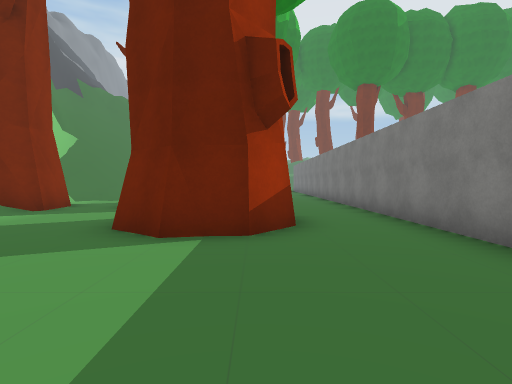
View 1 (above)

18 first-person views from a walk through a 3-D level made in the Unity game engine. The camera is 1.4 m above the floor, tilts 2° down and sees 80° across. The floor is counted in squares, 2 m on a side. Each view is taken from the middle of a square. On the plan, view 1 faces up. The plan holds only what a view shows up to about 10 squares ahead; the rest is blank. The place goes on beyond the plan. The player is left out. Some surface patterns are stand-ins.

View 2
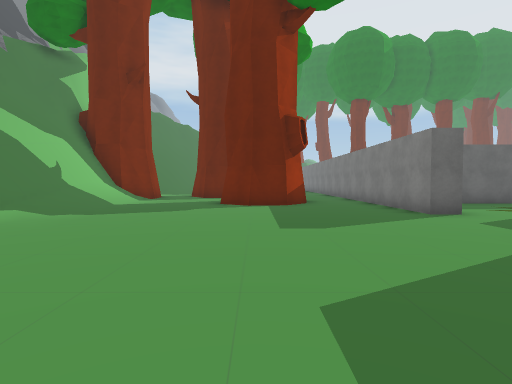

View 3
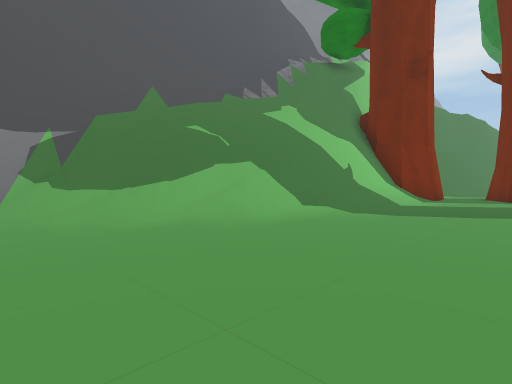

View 4
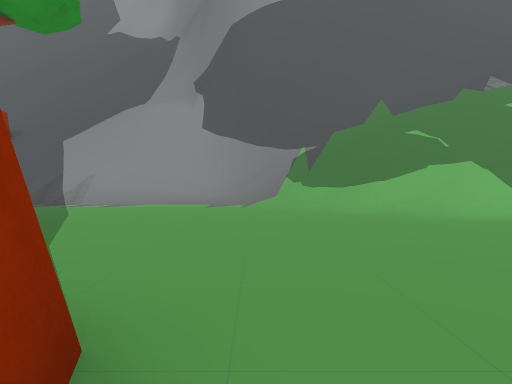

View 5
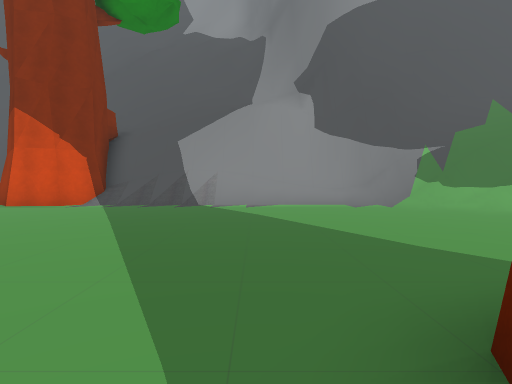

View 6
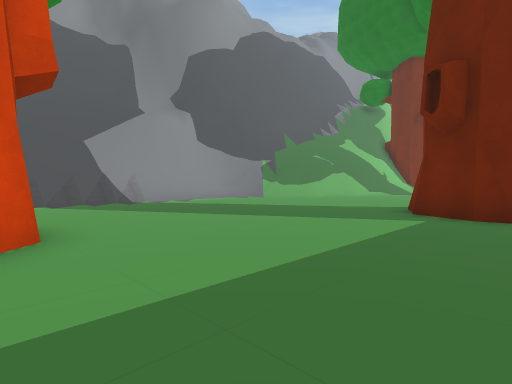

View 7
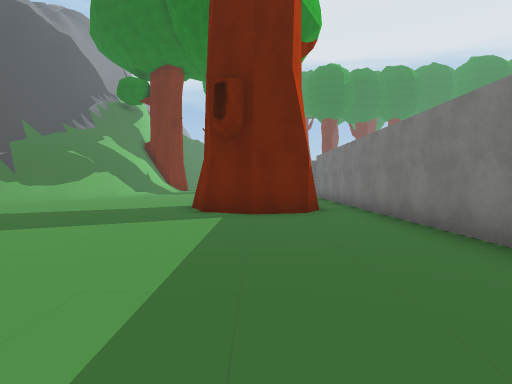

View 8
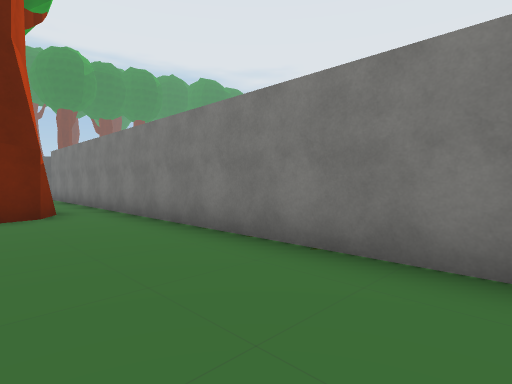

View 9
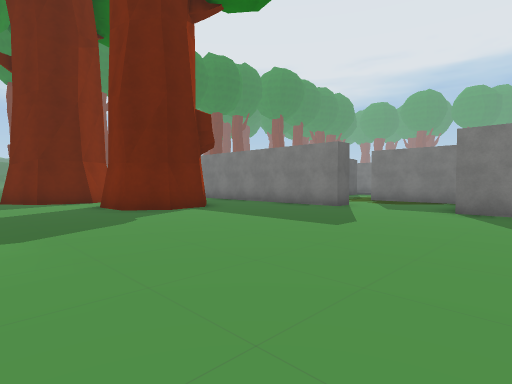

View 10
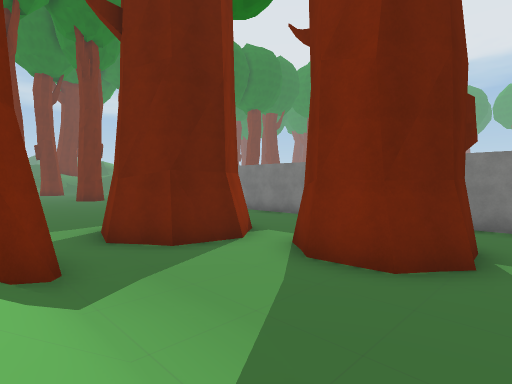

View 11
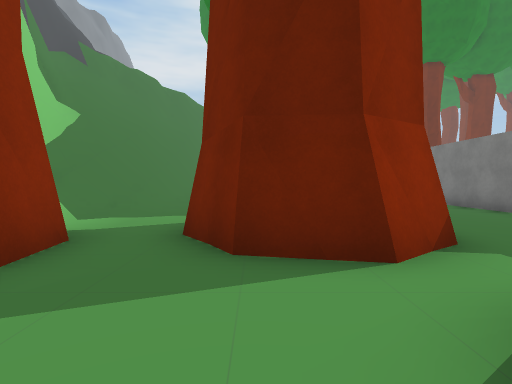

View 12
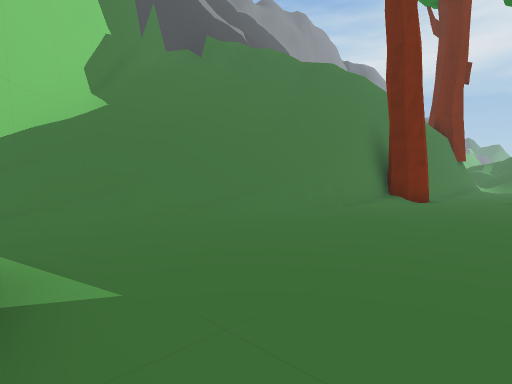

View 13
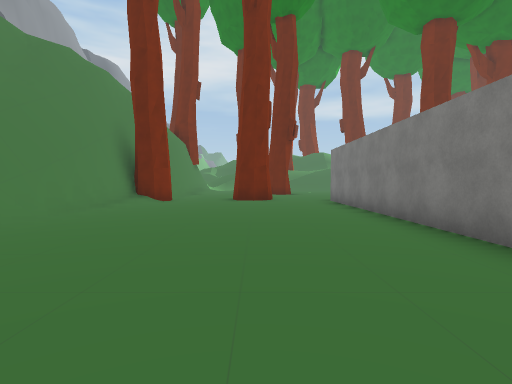

View 14
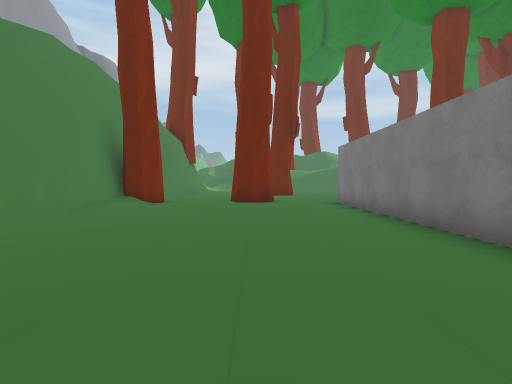

View 15
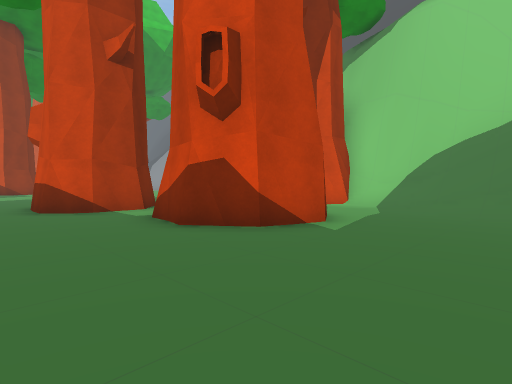

View 16
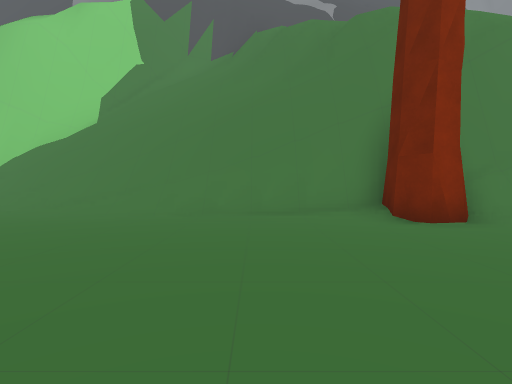

View 17
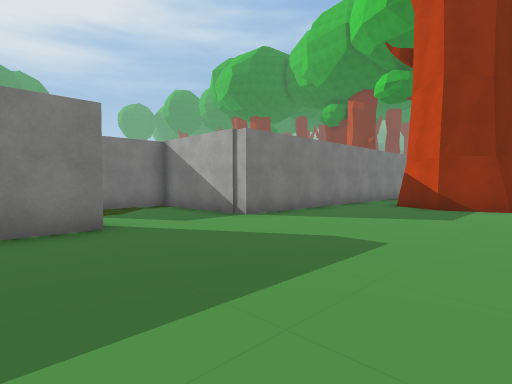

View 18
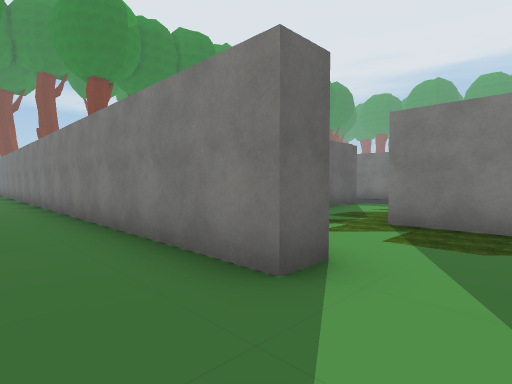

### Floor plan
Key: @ floor where view 1 was taken; # wall or solid block; . floor; / step, stairs or slope; = window, fence, low wall or low ledge; ^ raised ledge; v drop or lower ground.
Columns run from 9 left of view 1 to 10 right of it. Each row starts with its distance up from view 1.
 22  /vv###.....#
 21  =v #/......#
 20  vv #/......#
 19  ^ ##.......#
 18  ^ ##.......#
 17    #/.......#
 16   ##/.......#
 15   #=/.......#
 14  ##//.......#
 13  ##/........#
 12  #//........#
 11  #//..##....#
 10  ##../###...#
  9   ##./###...#
  8    #/.###...#
  7    #/.......#
  6    /...###..#
  5   #/...###..#  #####
  4   #/....##..# ......
  3   #/........#......
  2   #/........#..#
  1  ##/...........#
  0  #//.....@.....#
 -1 ##/............#
 -2 #=/.........####
 -3 #=..........#
 -4 =/..........#
 -5 =...........#
 -6 ........###.#
 -7 ........###.#
 -8 ........###.#
 -9 ............#
-10 ............#
-11 =...........#
-12 =...........#
-13 ............#
-14 ............#
-15 #..   #.....#

Where each view was taken, in squares from view 1:
view 1: 0 up, 0 right, facing up
view 2: 5 down, 1 left, facing up
view 3: 5 down, 2 left, facing up-left
view 4: 5 down, 0 right, facing left
view 5: 9 down, 0 right, facing left
view 6: 15 down, 1 right, facing up-left
view 7: 15 down, 0 right, facing up
view 8: 15 down, 0 right, facing up-right
view 9: 3 down, 5 left, facing up-right
view 10: 3 up, 6 left, facing up-right
view 11: 5 up, 3 left, facing up
view 12: 11 up, 0 right, facing up-left
view 13: 11 up, 0 right, facing up
view 14: 12 up, 0 right, facing up
view 15: 14 up, 2 right, facing down-left
view 16: 19 up, 2 right, facing left
view 17: 3 up, 2 left, facing down-right
view 18: 0 up, 1 right, facing up-right
